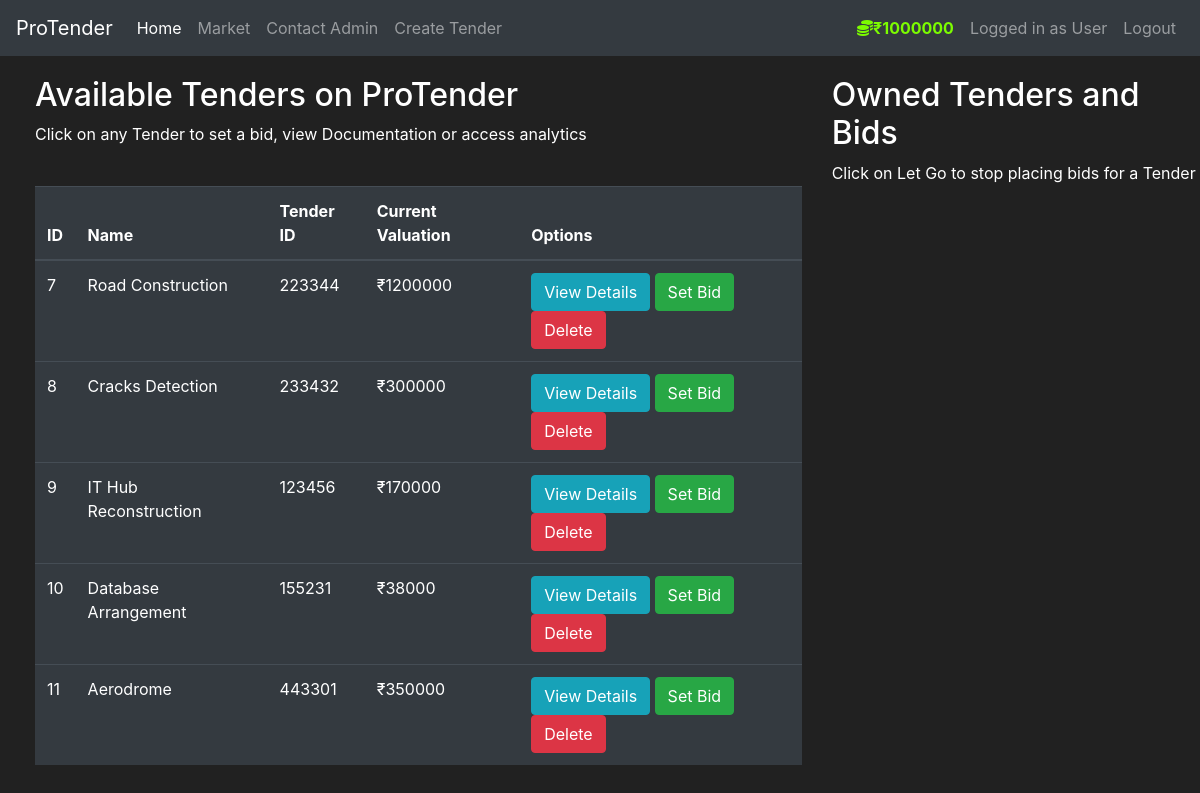
Screenshot of /market/ (signed in) with the database file from the repository.
### tms/models.py (models this page shows, shortened)
class User(db.Model,UserMixin):
    id = db.Column(db.Integer(), primary_key=True)
    username = db.Column(db.String(length=30), nullable=False, unique=True)
    email_address = db.Column(db.String(length=50), nullable=False, unique=True)
    password_hash = db.Column(db.String(length=60), nullable=False)
    budget = db.Column(db.Integer(), nullable=False, default=1000000)
    owned_items = db.relationship('Item', backref='owned_user', lazy=True)
    bids = db.relationship('Bid', backref='bidder', lazy=True)
    @property
    def password(self):
        return self.password

class Item(db.Model):
    id=db.Column(db.Integer(),primary_key=True)
    name=db.Column(db.String(length=60),nullable=False,unique=True)
    price=db.Column(db.Integer(),nullable=False)
    tid=db.Column(db.String(length=12),nullable=False,unique=True)
    desc=db.Column(db.String(length=2000),nullable=False,unique=True)
    owner=db.Column(db.Integer(),db.ForeignKey('user.id'))
    bids = db.relationship('Bid', backref='tender', lazy=True)
    closing_date = db.Column(db.DateTime)

### tms/routes.py (the view, shortened to what this page needs)
@app.route('/market/', methods=['GET', 'POST'])
@login_required
def market_page():
    bid_form = SetBidForm()
    sell_form = SellTenderForm()
    if request.method=='GET':
        items = Item.query.all()
        owned_items=Item.query.filter_by(owner=current_user.id)
    return render_template('market.html', bid_form=bid_form, sell_form=sell_form, items=items)

### tms/models.py (called while the page is built)
@login_manager.user_loader
def load_user(user_id):
    return User.query.get(int(user_id))

### tms/templates/market.html (shortened to what this page needs)
{% extends 'base.html' %} {% block title %} Market Page {% endblock %} {%block
navlink%}
<li class="nav-item">
  <a
    class="nav-link"
    data-toggle="modal"
    style="cursor: pointer"
    data-target="#Modal-TenderCreate"
    >Create Tender</a
  >
</li>
{%endblock%}
{%block leftnavlink%}
<li class="nav-item">
  <a class="nav-link" href="#"
  data-toggle="modal"
  data-target="#Modal-SetBudget"
  style="color: lawngreen; font-weight: bold">
    <i class="fas fa-coins"></i>₹{{ current_user.budget }}
  </a>
</li>
{%endblock%}
{% block content %}
<div class="row" style="margin-top: 20px; margin-left: 20px">
  <div class="col-8">
    <h2>Available Tenders on ProTender</h2>
    <p>
      Click on any Tender to set a bid, view Documentation or access analytics
    </p>
    <br />
    <table class="table table-hover table-dark">
      <thead>
        <tr>
          <th scope="col">ID</th>
          <th scope="col">Name</th>
          <th scope="col">Tender ID</th>
          <th scope="col">Current Valuation</th>
          <th scope="col">Options</th>
        </tr>
      </thead>
      <tbody>
        {% for item in items %} {% include 'components/items_modals.html' %}
        <tr>
          <td>{{ item.id }}</td>
          <td>{{ item.name }}</td>
          <td>{{ item.tid }}</td>
          <td>₹{{ item.price }}</td>
          <td>
            <button
              class="btn btn-outline btn-info"
              data-toggle="modal"
              data-target="#Modal-MoreInfo-{{item.id}}"
            >
              View Details
            </button>
            <button
              class="btn btn-outline btn-success"
              data-toggle="modal"
              data-target="#Modal-PurchaseConfirm-{{item.id}}"
            >
              Set Bid
            </button>
            <button
              class="btn btn-outline btn-danger"
              onclick="deleteTender('{{item.id}}')"
            >
              Delete
            </button>
          </td>
        </tr>
        {% endfor %}
      </tbody>
    </table>
  </div>
  <div class="col-4">
    <h2>Owned Tenders and Bids</h2>
    <p>Click on Let Go to stop placing bids for a Tender</p>
    <br />
  </div>
</div>
{% endblock %}

### tms/templates/base.html (shortened to what this page needs)
<!DOCTYPE html>
<html lang="en">
  <head>
    <link
      rel="stylesheet"
      href="https://cdn.jsdelivr.net/npm/bootstrap@4.5.3/dist/css/bootstrap.min.css"
    />
  </head>
  <body>
    <nav class="navbar navbar-expand-md navbar-dark bg-dark">
      <a class="navbar-brand" href="#">ProTender</a>
      <div class="collapse navbar-collapse" id="navbarNav">
        <ul class="navbar-nav mr-auto">
          <li class="nav-item active">
            <a class="nav-link" href="{{ url_for('home_page') }}"
              >Home <span class="sr-only">(current)</span></a
            >
          </li>
          <li class="nav-item">
            <a class="nav-link" href="{{ url_for('market_page') }}">Market</a>
          </li>
          <li class="nav-item">
            <a class="nav-link" href="{{ url_for('contact_page') }}">Contact Admin</a>
          </li>
          {%block navlink%}{%endblock%}
        </ul>
        {% if current_user.is_authenticated %}
        <ul class="navbar-nav">
          {%block leftnavlink%}{%endblock%}
          <li class="nav-item">
            <a class="nav-link">Logged in as {{ current_user.username }}</a>
          </li>
          <li class="nav-item">
            <a class="nav-link" href="{{ url_for('logout_page') }}">Logout</a>
          </li>
        </ul>
        {% endif %}
      </div>
    </nav>
    {% block content %} {% endblock %}
  </body>
</html>

### tms/templates/base.html (style rules this page uses)
body { background-color: #212121; color: white; }

### rows the page displays
User: budget "1000000", username "User"
Item: id "7", name "Road Construction", tid "223344", price "1200000"
Item: id "8", name "Cracks Detection", tid "233432", price "300000"
Item: id "9", name "IT Hub Reconstruction", tid "123456", price "170000"
Item: id "10", name "Database Arrangement", tid "155231", price "38000"
Item: id "11", name "Aerodrome", tid "443301", price "350000"
